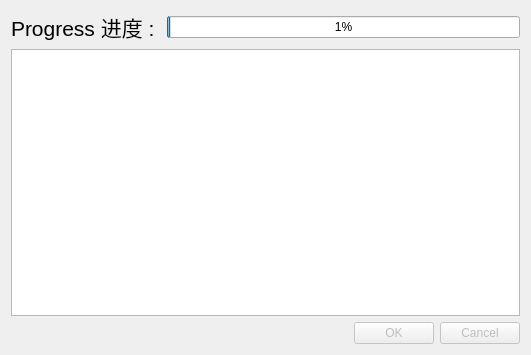
<?xml version="1.0" encoding="UTF-8"?>
<ui version="4.0">
 <class>sync_page</class>
 <widget class="QDialog" name="sync_page">
  <property name="geometry">
   <rect>
    <x>0</x>
    <y>0</y>
    <width>531</width>
    <height>355</height>
   </rect>
  </property>
  <property name="windowTitle">
   <string>Syncing - 同步中</string>
  </property>
  <layout class="QVBoxLayout" name="verticalLayout">
   <item>
    <layout class="QVBoxLayout" name="verticalLayout_2">
     <item>
      <layout class="QHBoxLayout" name="horizontalLayout">
       <item>
        <widget class="QLabel" name="label">
         <property name="font">
          <font>
           <pointsize>16</pointsize>
          </font>
         </property>
         <property name="text">
          <string>Progress 进度 : </string>
         </property>
        </widget>
       </item>
       <item>
        <widget class="QProgressBar" name="progressBar">
         <property name="value">
          <number>1</number>
         </property>
        </widget>
       </item>
      </layout>
     </item>
     <item>
      <widget class="QTextBrowser" name="textBrowser">
       <property name="font">
        <font>
         <pointsize>14</pointsize>
        </font>
       </property>
      </widget>
     </item>
    </layout>
   </item>
   <item>
    <widget class="QDialogButtonBox" name="buttonBox">
     <property name="enabled">
      <bool>false</bool>
     </property>
     <property name="standardButtons">
      <set>QDialogButtonBox::Cancel|QDialogButtonBox::Ok</set>
     </property>
    </widget>
   </item>
  </layout>
 </widget>
 <resources/>
 <connections/>
</ui>
